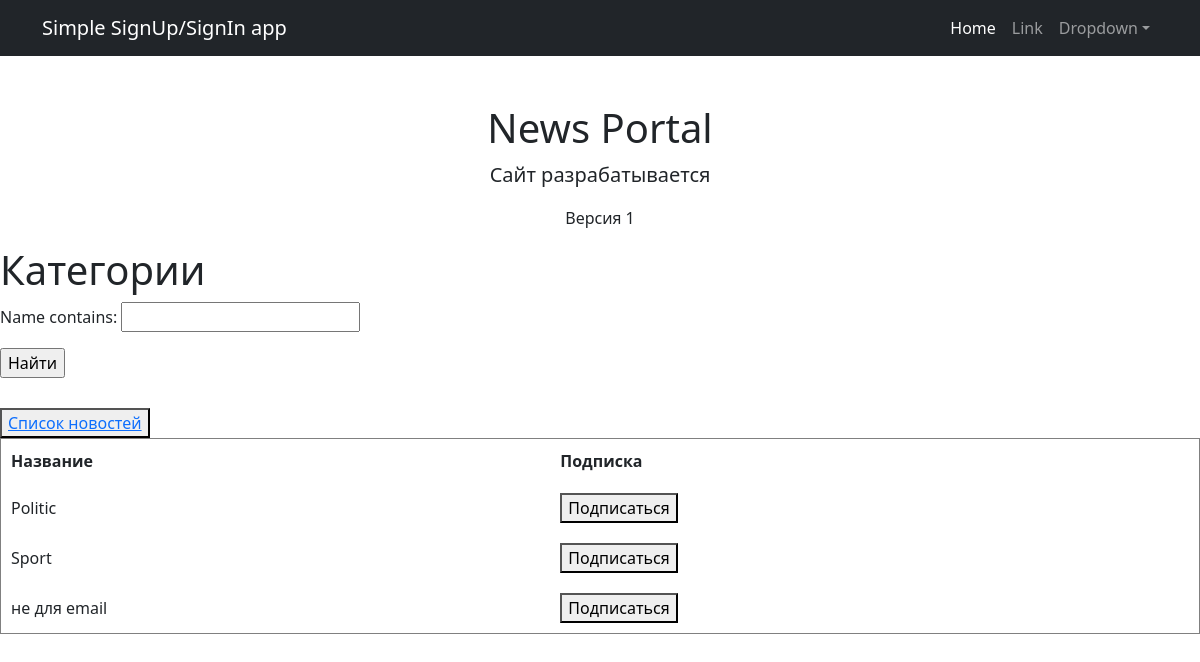
Page /news/categorys/ on the committed database.
### simpleapp/models.py (models this page shows, shortened)
class Category(models.Model):
    name = models.CharField(max_length=100, unique=True)
    subscribers = models.ManyToManyField(User, related_name='subscribed_categories', blank=True)

### simpleapp/views.py (the view)
# urls.py: path('categorys/',CategoryView.as_view(), name='categorys_list'),
class CategoryView(ListView):
    model = Category
    ordering = 'name'
    template_name = 'category/categorys_list.html'
    context_object_name = 'categorys'
    paginate_by = 10
    def get_queryset(self):
        queryset = super().get_queryset()
        self.filterset = CategoryFilter(self.request.GET, queryset=queryset)
        return self.filterset.qs
    def get_context_data(self, **kwargs):
        context = super().get_context_data(**kwargs)
        context['filterset'] = self.filterset
        return context

### templates/category/categorys_list.html (shortened to what this page needs)
{% extends 'default.html'%}
{% load custom_filters %}
{% load censor_filters %}
{% load custom_tags %}
{% block content %}
    <h1>Категории</h1>
   <form action="" method="get" style="margin-bottom: 20px;">
       {{ filterset.form.as_p }}
       <input type="submit" value="Найти" />
   </form>
    <button style="margin-top: 10px"> <a href="/news/"> Список новостей</a> </button>
    {% if categorys %}
        <table width="100%" border="1" cellspacing="0" cellpadding="10">
            <thead>
                <tr>
                    <th>Название</th>
                    <th>Подписка</th>
                </tr>
            </thead>
            <tbody>
                {% for category in categorys %}
                <tr>
                    <td>{{ category.name }}</td>
                    <td>
                        {% if user in category.subscribers.all %}
                            <form method="post" action="{% url 'unsubscribe_from_category' category.id %}">
                                {% csrf_token %}
                                <button type="submit">Отписаться</button>
                            </form>
                        {% else %}
                            <form method="post" action="{% url 'subscribe_to_category' category.id %}">
                                <button type="submit">Подписаться</button>
                            </form>
                        {% endif %}
                    </td>
                </tr>
                {% endfor %}
            </tbody>
        </table>
    {% else %}
        <p>Категория не найдена.</p>
    {% endif %}
{% endblock content%}

### rows in the picture
Category: name "Politic", shows "Подписаться"
Category: name "Sport", shows "Подписаться"
Category: name "не для email", shows "Подписаться"
